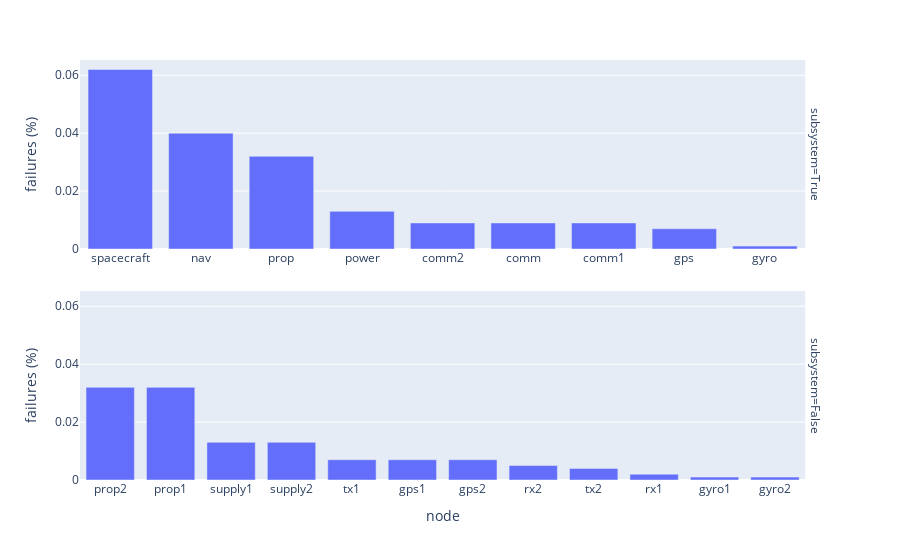

The notebook cell saved with this chart:
### Code cell
system_file = 'input/upgrade.sys'
effects_file = 'input/effects.csv'
runs = 1000
print(f'estimated time to completion: {0.045 * runs} minutes')

fault_tree(system_file)
mission,failures = sim(system_file,effects_file,N=runs,zombie=True)
plot_mission(system_file,mission).show()
plot_failures(system_file,failures).show()

### Figure 1 — Plotly figure (JSON) as saved in the notebook; plotly's stock layout.template omitted (floating-point values rounded to 4 significant figures)
{"data": [{"alignmentgroup": "True", "hovertemplate": "subsystem=True<br>node=%{x}<br>failures (%)=%{y}<extra></extra>", "legendgroup": "", "marker": {"color": "#636efa", "pattern": {"shape": ""}}, "name": "", "offsetgroup": "", "orientation": "v", "showlegend": false, "textposition": "auto", "type": "bar", "x": ["spacecraft", "nav", "prop", "power", "comm2", "comm", "comm1", "gps", "gyro"], "xaxis": "x2", "y": [0.062, 0.04, 0.032, 0.013, 0.009, 0.009, 0.009, 0.007, 0.001], "yaxis": "y2"}, {"alignmentgroup": "True", "hovertemplate": "subsystem=False<br>node=%{x}<br>failures (%)=%{y}<extra></extra>", "legendgroup": "", "marker": {"color": "#636efa", "pattern": {"shape": ""}}, "name": "", "offsetgroup": "", "orientation": "v", "showlegend": false, "textposition": "auto", "type": "bar", "x": ["prop2", "prop1", "supply1", "supply2", "tx1", "gps1", "gps2", "rx2", "tx2", "rx1", "gyro1", "gyro2"], "xaxis": "x", "y": [0.032, 0.032, 0.013, 0.013, 0.007, 0.007, 0.007, 0.005, 0.004, 0.002, 0.001, 0.001], "yaxis": "y"}], "layout": {"annotations": [{"font": {}, "showarrow": false, "text": "subsystem=False", "textangle": 90, "x": 0.98, "xanchor": "left", "xref": "paper", "y": 0.225, "yanchor": "middle", "yref": "paper"}, {"font": {}, "showarrow": false, "text": "subsystem=True", "textangle": 90, "x": 0.98, "xanchor": "left", "xref": "paper", "y": 0.775, "yanchor": "middle", "yref": "paper"}], "barmode": "relative", "legend": {"tracegroupgap": 0}, "margin": {"t": 60}, "xaxis": {"anchor": "y", "domain": [0, 0.98], "showticklabels": true, "title": {"text": "node"}}, "xaxis2": {"anchor": "y2", "domain": [0, 0.98], "showticklabels": true}, "yaxis": {"anchor": "x", "domain": [0, 0.45], "title": {"text": "failures (%)"}}, "yaxis2": {"anchor": "x2", "domain": [0.55, 1], "matches": "y", "title": {"text": "failures (%)"}}}}
